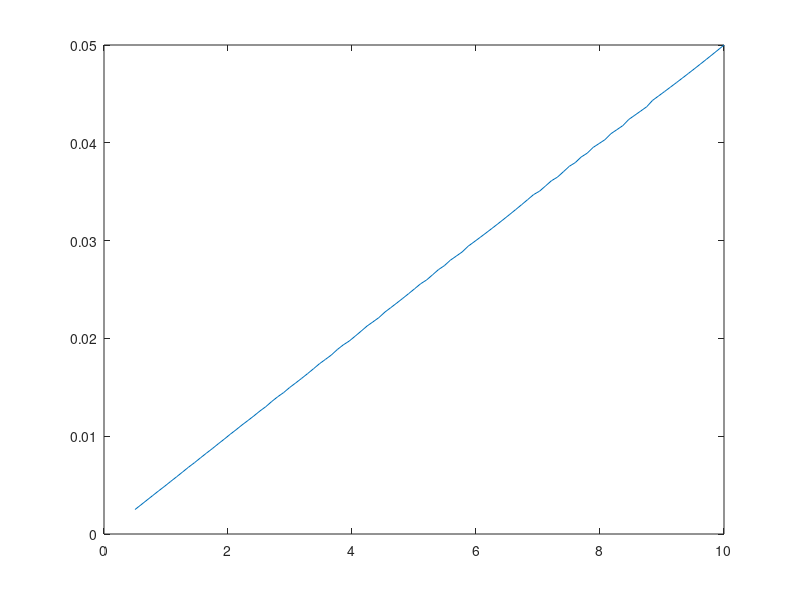
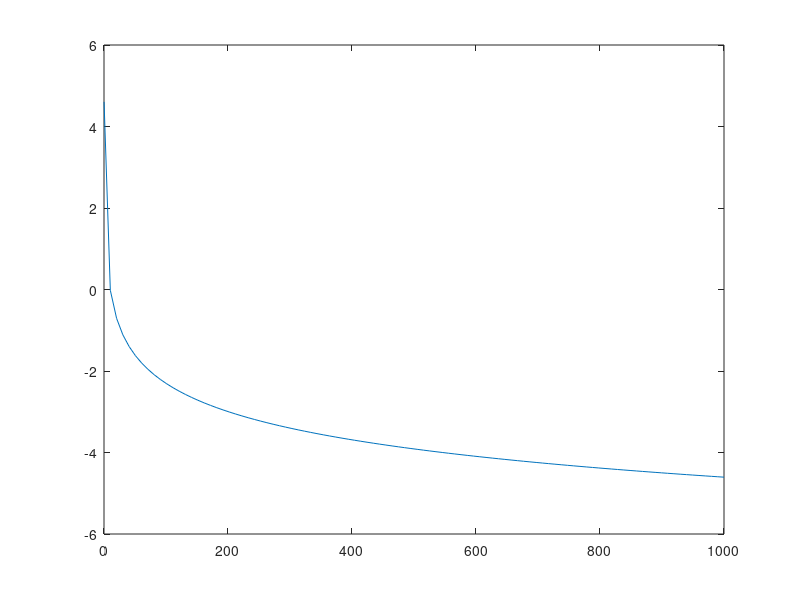

Source code (MATLAB) for these figures, in order:
%resolution

rMin=0.50; %meters
rMax=10.00; %meters
r0=rMin*2;
DelLaser=0.015;
rInt=3; %range of interest
DelrLog=1/rInt * DelLaser;
k=ceil(log(rMax/r0)/DelrLog)

x=linspace(rMin, rMax);
floor( log(x/r0)/DelrLog )
ymin=floor( log(x/r0)/DelrLog ) *DelrLog;
ymax=ceil( log(x/r0)/DelrLog ) *DelrLog;
ymax-ymin

xmin=r0 *exp(ymin);
xmax=r0 *exp(ymax);
xdel=abs(xmax-xmin);
plot(x,xdel);

figure;
n=linspace(0,k);
DelK=log(rMax/r0)/k;
ndel=rMin*(exp(n*DelK)-exp( (n-1)*DelK));
plot(n,ndel,'r');

r=linspace(0.1,1000);
r0=10;
y=log(r0./r);
%y=log(r/r0);
plot(r,y);

disp('reverse: rlog = log(r/r0)')
rInt0=2; rInt1=4;
rMin=2;
rMax=10;
DelLaser=0.015;
DelReq=0.1;
DelRlog=DelReq/rInt1;
k=ceil((log(rMax)-log(rMin))/DelRlog)

r0=rInt0;

%k=abs( log(r0/rMax) - log(r0/rMin) )/